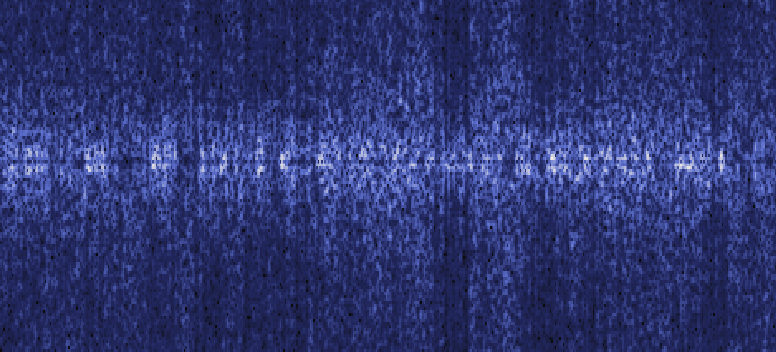
#> input picture app-store/creative/doppler-monad05-20260911.png, 776 x 352 px
$ python doppler_texture.py doppler-monad05-20260911.png doppler-monad05-20260911.png
#> lines starting #> are read from the running program, lines starting #| are printed output that depends on the picture
"""Turn a csi_plot `doppler` PNG into the header's background texture.

The data is real: a Doppler spectrogram (rx0*tx0 x conj(rx1*tx0)) from
csid:monad05/monad05_walk-survey-48_20260911-070050-seg0003, 2026-09-11 07:20:53-07:30:54 UTC,
scoped to the illuminator (ef:be:ad:de:ad:de), rendered by the monad-knowledge `csi_plot` tool.
Only the plot area is kept. The 0 Hz guide line the plot draws is not data, so its rows are
replaced by the row above. Viridis lightness rises monotonically, so luminance is remapped to
a black -> indigo -> paper duotone without reordering any value.

Run: uv run --no-project --with pillow python app-store/creative/doppler_texture.py IN.png OUT.png
"""

import sys

from PIL import Image

# Plot-area box inside the 1492 x 558 csi_plot PNG, below the in-plot annotation line.
BOX = (139, 112, 915, 464)
RAMP = [(0.00, (11, 11, 12)), (0.45, (34, 40, 96)), (0.75, (91, 110, 204)), (1.00, (242, 238, 227))]


def ramp(t: float) -> tuple[int, int, int]:
    for (t0, c0), (t1, c1) in zip(RAMP, RAMP[1:]):
        if t <= t1:
            f = (t - t0) / (t1 - t0)
            return tuple(round(a + (b - a) * f) for a, b in zip(c0, c1))
    return RAMP[-1][1]


src, dst = sys.argv[1], sys.argv[2]
img = Image.open(src).convert("RGB").crop(BOX)
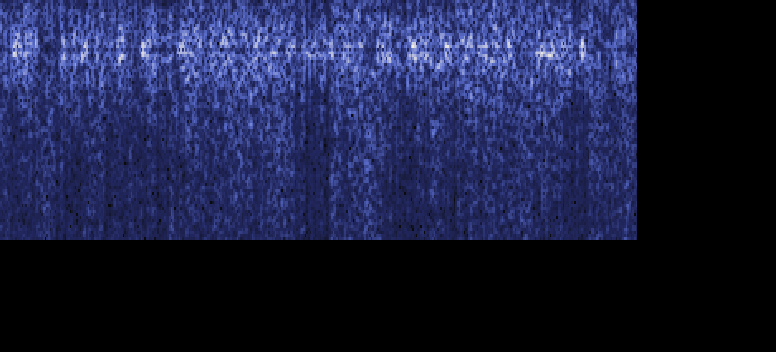
#> img: PIL image 776x352 RGB; mean R, G, B 27.3, 32.2, 66.5
w, h = img.size
#> w = 776; h = 352
px = img.load()

# The guide line is a row (anti-aliased over two or three) far brighter than the rows around
# it; real Doppler rows never are, because the spectrogram is smooth across bins.
def row_mean(y: int) -> float:
    return sum(sum(px[x, y]) for x in range(w)) / (3 * w)


means = [row_mean(y) for y in range(h)]
#> means = 352 values, max 99.95 at index 54, min 0 at index 240, mean 42.02
flagged = [y for y in range(3, h - 3) if means[y] > (means[y - 3] + means[y + 3]) / 2 * 1.12]
#> flagged = [45, 46, 47, 52, 237, 238, 239]
if flagged:
    above, below = min(flagged) - 1, max(flagged) + 1
#> above = 44; below = 240
    span = below - above
#> span = 196
    for y in flagged:
        f = (y - above) / span
        for x in range(w):
            a, b = px[x, above], px[x, below]
            px[x, y] = tuple(round(ca + (cb - ca) * f) for ca, cb in zip(a, b))
#> this loop made 7 passes
#> (y, f) on passes 1 to 7: (45, 0.0051), (46, 0.0102), (47, 0.0153), (52, 0.0408), (237, 0.985), (238, 0.99), (239, 0.995)

lum = img.convert("L")
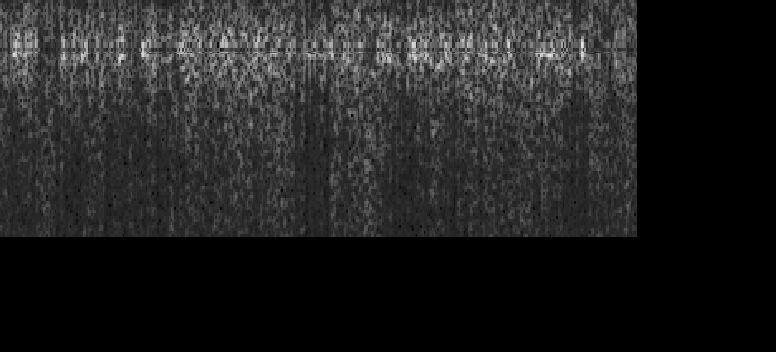
#> lum: PIL image 776x352 L; min 0, max 232, mean 34.4
lo, hi = min(lum.getdata()), max(lum.getdata())
#> lo = 0; hi = 232
lut = [ramp((v - lo) / max(hi - lo, 1)) for v in range(256)]
#> lut = 256 items, first 6: (11, 11, 12), (11, 11, 13), (11, 12, 14), (12, 12, 14), (12, 12, 15), (12, 12, 16)
out = Image.new("RGB", (w, h))
#> out: PIL image 776x352 RGB; every value is 0
out.putdata([lut[v] for v in lum.getdata()])
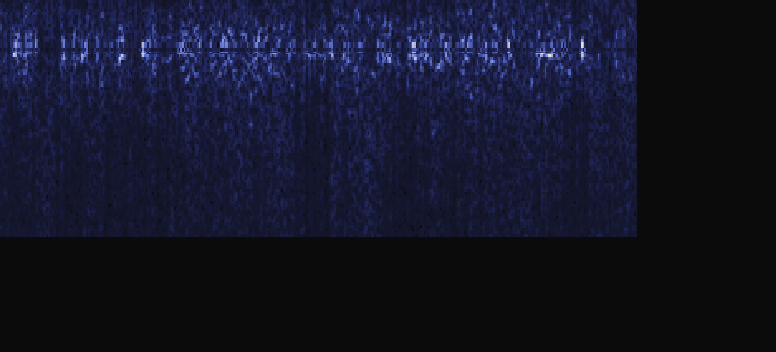
#> out: PIL image 776x352 RGB; mean R, G, B 19.3, 21.4, 40.5
out.save(dst)
print(f"{dst}: {w}x{h}")
#| doppler-monad05-20260911.png: 776x352
